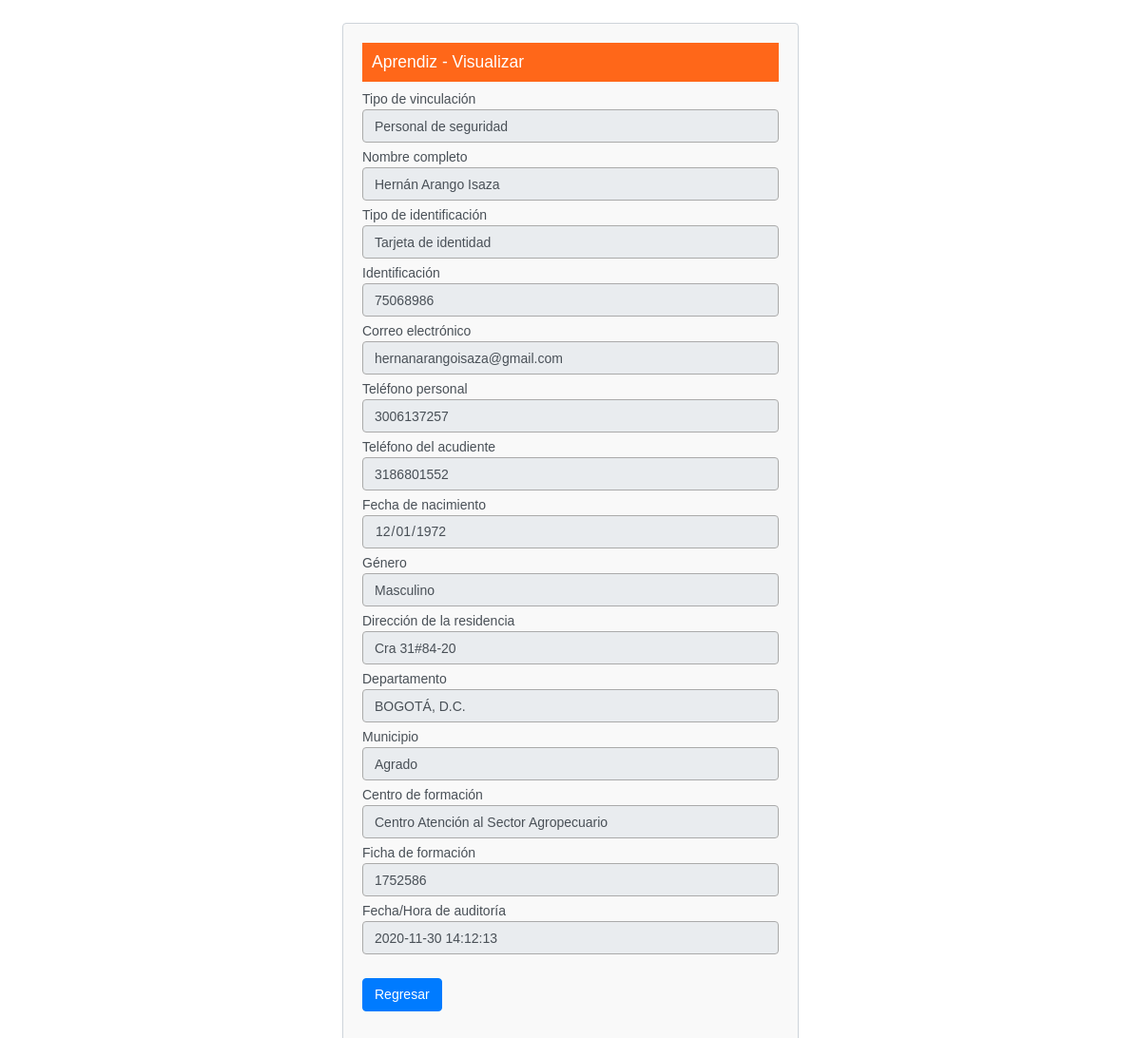
Before: /aprendices-read.php?idAprendiz=9 with the older database file.
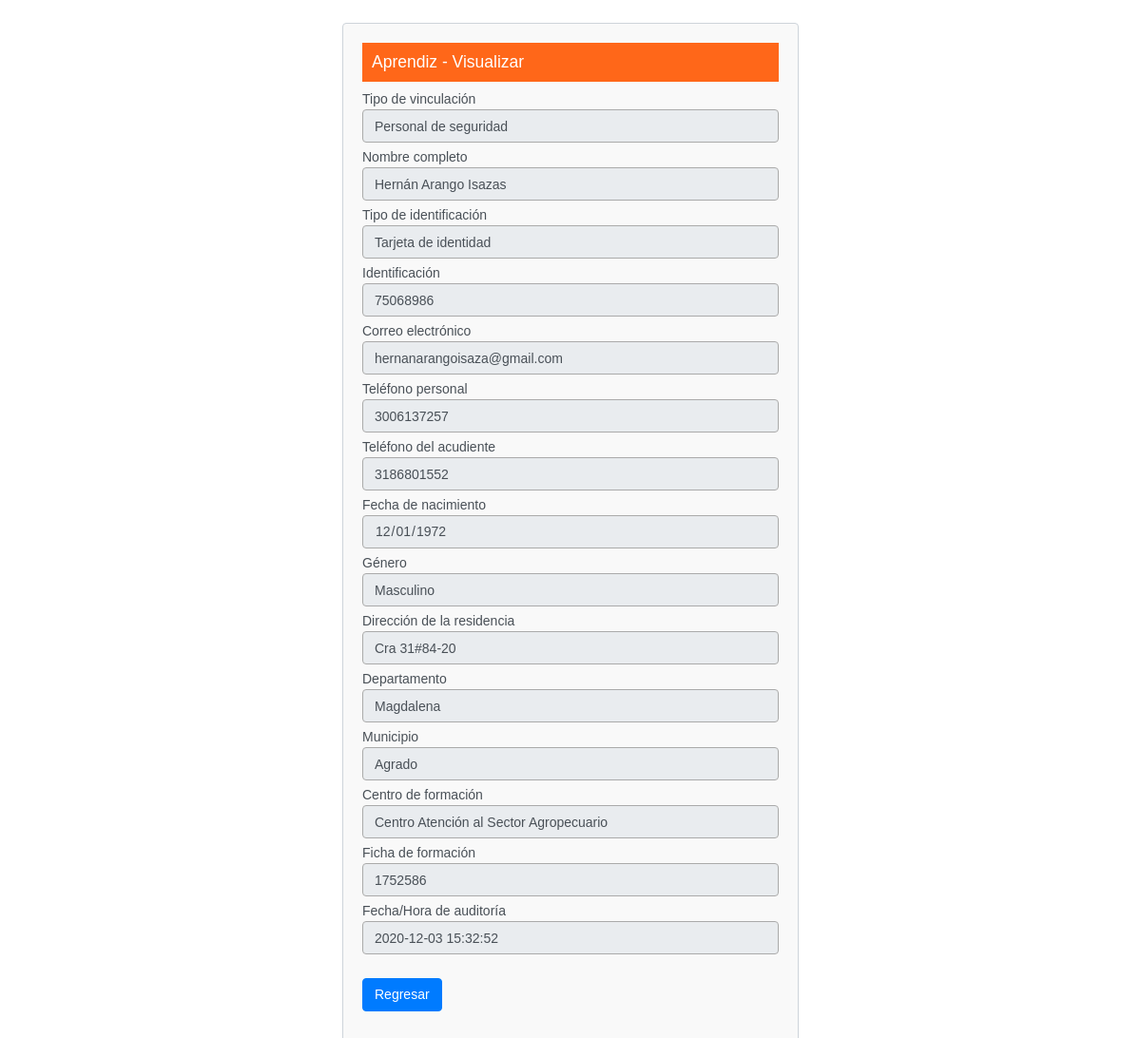
After: the same page with the newer database file.
### tables this page shows
CREATE TABLE `aprendices` (
  `idAprendiz` int(11) NOT NULL,
  `idTipoVinculacion` int(11) DEFAULT NULL,
  `nombreCompleto` varchar(50) DEFAULT NULL,
  `idTipoIdentificacion` int(11) DEFAULT NULL,
  `identificacion` varchar(50) DEFAULT NULL,
  `email` varchar(50) DEFAULT NULL,
  `telefonoPersonal` varchar(50) DEFAULT NULL,
  `telefonoAcudiente` varchar(50) DEFAULT NULL,
  `fechaNacimiento` date DEFAULT NULL,
  `idTipoGenero` int(11) DEFAULT NULL,
  `direccionResidencia` varchar(50) DEFAULT NULL,
  `idMunicipio` int(4) UNSIGNED DEFAULT NULL,
  `idDepartamento` int(3) UNSIGNED DEFAULT NULL,
  `idCentroFormacion` int(11) DEFAULT NULL,
  `idFichaFormacion` int(11) DEFAULT NULL,
  `estado` tinyint(4) DEFAULT 1,
  `auditoria` datetime DEFAULT current_timestamp() ON UPDATE current_timestamp()
);

CREATE TABLE `departamentos` (
  `idDepartamento` int(3) UNSIGNED NOT NULL,
  `codigoDepartamento` int(3) DEFAULT NULL,
  `departamento` varchar(255) DEFAULT NULL,
  `estado` tinyint(4) DEFAULT 1,
  `auditoria` datetime DEFAULT current_timestamp() ON UPDATE current_timestamp()
);

CREATE TABLE `tipos_vinculaciones_sena` (
  `idTipoVinculacion` int(11) NOT NULL,
  `nombreLargoVinculacion` varchar(50) DEFAULT NULL,
  `nombreCorto` varchar(50) DEFAULT NULL,
  `estado` tinyint(4) NOT NULL DEFAULT 1,
  `auditoria` datetime NOT NULL DEFAULT current_timestamp() ON UPDATE current_timestamp()
);

CREATE TABLE `tipos_identificacion` (
  `idTipoIdentificacion` int(11) NOT NULL,
  `nombreLargoIdentificacion` varchar(50) DEFAULT NULL,
  `nombreCorto` varchar(50) DEFAULT NULL,
  `estado` tinyint(4) DEFAULT 1,
  `auditoria` datetime DEFAULT current_timestamp() ON UPDATE current_timestamp()
);

CREATE TABLE `tipos_generos` (
  `idTipoGenero` int(11) NOT NULL,
  `nombreLargoGenero` varchar(50) DEFAULT NULL,
  `nombreCorto` varchar(50) DEFAULT NULL,
  `estado` tinyint(4) NOT NULL DEFAULT 1,
  `auditoria` datetime NOT NULL DEFAULT current_timestamp() ON UPDATE current_timestamp()
);

CREATE TABLE `municipios` (
  `idMunicipio` int(4) UNSIGNED NOT NULL,
  `municipio` varchar(255) DEFAULT NULL,
  `idDepartamento` int(3) UNSIGNED NOT NULL,
  `estado` tinyint(4) UNSIGNED NOT NULL DEFAULT 1,
  `auditoria` datetime DEFAULT current_timestamp() ON UPDATE current_timestamp()
);

CREATE TABLE `centros_formacion` (
  `idCentroFormacion` int(11) NOT NULL,
  `nombreLargoCentroFormacion` varchar(75) DEFAULT NULL,
  `nombreCorto` varchar(50) DEFAULT NULL,
  `direccion` varchar(50) DEFAULT NULL,
  `idMunicipio` int(4) UNSIGNED DEFAULT NULL,
  `idDepartamento` int(3) UNSIGNED DEFAULT NULL,
  `telefono1` varchar(50) DEFAULT NULL,
  `telefono2` varchar(50) DEFAULT NULL,
  `emailContacto1` varchar(50) DEFAULT NULL,
  `emailContacto2` varchar(50) DEFAULT NULL,
  `estado` tinyint(4) DEFAULT 1,
  `auditoria` datetime DEFAULT current_timestamp() ON UPDATE current_timestamp()
);

CREATE TABLE `fichas_formacion` (
  `idFichaFormacion` int(11) NOT NULL,
  `codigoFichaFormacion` varchar(50) DEFAULT NULL,
  `idProgramaFormacion` int(11) DEFAULT NULL,
  `estado` tinyint(4) NOT NULL DEFAULT 1,
  `auditoria` datetime NOT NULL DEFAULT current_timestamp() ON UPDATE current_timestamp()
);

### aprendices-read.php (the view, shortened to what the changed rows need)
<?php
if(isset($_GET["idAprendiz"]) && !empty(trim($_GET["idAprendiz"]))){
    require_once "config.php";
    $sql = "SELECT AP.*,
        VS.nombreLargoVinculacion AS 'nombreLargoVinculacion',
        TI.nombreLargoIdentificacion AS 'nombreLargoIdentificacion',
        TG.nombreLargoGenero AS 'nombreLargoGenero',
        MN.municipio AS 'nombreMunicipio',
        DP.departamento AS 'nombreDepartamento',
        CF.nombreLargoCentroFormacion AS 'nombreLargoCentroFormacion',
        FF.codigoFichaFormacion AS 'codigoFichaFormacion'
        FROM aprendices AP
        LEFT JOIN tipos_vinculaciones_sena VS ON VS.idTipoVinculacion = AP.idTipoVinculacion
        LEFT JOIN tipos_identificacion TI ON TI.idTipoIdentificacion = AP.idTipoIdentificacion
        LEFT JOIN tipos_generos TG ON TG.idTipoGenero = AP.idTipoGenero
        LEFT JOIN municipios MN ON MN.idMunicipio = AP.idMunicipio
        LEFT JOIN departamentos DP ON DP.idDepartamento = AP.idDepartamento
        LEFT JOIN centros_formacion CF ON CF.idCentroFormacion = AP.idCentroFormacion
        LEFT JOIN fichas_formacion FF ON FF.idFichaFormacion = AP.idFichaFormacion
        WHERE idAprendiz = ?";
    if($stmt = mysqli_prepare($link, $sql)){
        mysqli_stmt_bind_param($stmt, "i", $param_id);
        if(mysqli_stmt_execute($stmt)){
            $result = mysqli_stmt_get_result($stmt);
            if(mysqli_num_rows($result) == 1){
                $row = mysqli_fetch_array($result, MYSQLI_ASSOC);
            } else{
                header("location: error.php");
                exit();
            }
        } else{
            echo "Oops! Algo falló. Por favor intente de nuevo.";
        }
    }
} else{
    header("location: error.php");
    exit();
}
?>
<!DOCTYPE html>
<html lang="es">
<head>
    <link rel="stylesheet" href="https://stackpath.bootstrapcdn.com/bootstrap/4.5.0/css/bootstrap.min.css">
    <link rel="stylesheet" href="css/estilos.css" />
</head>
<body>
    <section class="pt-4">
        <div class="container-fluid">
            <div class="row">
                <div class="col-md-12 mx-auto">
                    <div class="page-header">
                        <h1>Aprendiz - Visualizar</h1>
                    </div>
                    <div class="form-group">
                        <label>Tipo de vinculación</label>
                        <input type="text" name="idTipoVinculacion" class="form-control" value="<?php echo $row['nombreLargoVinculacion']; ?>" readonly>
                    </div>
                    <div class="form-group">
                        <label>Nombre completo</label>
                        <input type="text" name="nombreCompleto" maxlength="50" class="form-control" value="<?php echo $row['nombreCompleto']; ?>" readonly>
                    </div>
                    <div class="form-group">
                        <label>Tipo de identificación</label>
                        <input type="text" name="idTipoIdentificacion" class="form-control" value="<?php echo $row['nombreLargoIdentificacion']; ?>" readonly>
                    </div>
                    <div class="form-group">
                        <label>Identificación</label>
                        <input type="text" name="identificacion" maxlength="50" class="form-control" value="<?php echo $row['identificacion']; ?>" readonly>
                    </div>
                    <div class="form-group">
                        <label>Correo electrónico</label>
                        <input type="text" name="email" maxlength="50" class="form-control" value="<?php echo $row['email']; ?>" readonly>
                    </div>
                    <div class="form-group">
                        <label>Teléfono personal</label>
                        <input type="text" name="telefonoPersonal" maxlength="50" class="form-control" value="<?php echo $row['telefonoPersonal']; ?>" readonly>
                    </div>
                    <div class="form-group">
                        <label>Teléfono del acudiente</label>
                        <input type="text" name="telefonoAcudiente" maxlength="50" class="form-control" value="<?php echo $row['telefonoAcudiente']; ?>" readonly>
                    </div>
                    <div class="form-group">
                        <label>Fecha de nacimiento</label>
                        <input type="date" name="fechaNacimiento" class="form-control" value="<?php echo $row['fechaNacimiento']; ?>" readonly>
                    </div>
                    <div class="form-group">
                        <label>Género</label>
                        <input type="text" name="idTipoGenero" class="form-control" value="<?php echo $row['nombreLargoGenero']; ?>" readonly>
                    </div>
                    <div class="form-group">
                        <label>Dirección de la residencia</label>
                        <input type="text" name="direccionResidencia" maxlength="50" class="form-control" value="<?php echo $row['direccionResidencia']; ?>" readonly>
                    </div>
                    <div class="form-group">
                        <label>Departamento</label>
                        <input type="text" name="idDepartamento" class="form-control" value="<?php echo $row['nombreDepartamento']; ?>" readonly>
                    </div>
                    <div class="form-group">
                        <label>Municipio</label>
                        <input type="text" name="idMunicipio" class="form-control" value="<?php echo $row['nombreMunicipio']; ?>" readonly>
                    </div>
                    <div class="form-group">
                        <label>Centro de formación</label>
                        <input type="text" name="idCentroFormacion" class="form-control" value="<?php echo $row['nombreLargoCentroFormacion']; ?>" readonly>
                    </div>
                    <div class="form-group">
                        <label>Ficha de formación</label>
                        <input type="text" name="idFichaFormacion" class="form-control" value="<?php echo $row['codigoFichaFormacion']; ?>" readonly>
                    </div>
                    <div class="form-group">
                        <label>Fecha/Hora de auditoría</label>
                        <input type="text" name="auditoria" class="form-control" value="<?php echo $row['auditoria']; ?>" readonly>
                    </div>
                </div>
            </div>
        </div>
    </section>
</body>
</html>

Changed rows visible on the page:
changed aprendices "hernanarangoisaza@gmail.com": nombreCompleto "Hernán Arango Isaza" → "Hernán Arango Isazas"; idDepartamento "BOGOTÁ, D.C." → "Magdalena"; auditoria "2020-11-30 14:12:13" → "2020-12-03 15:32:52"
